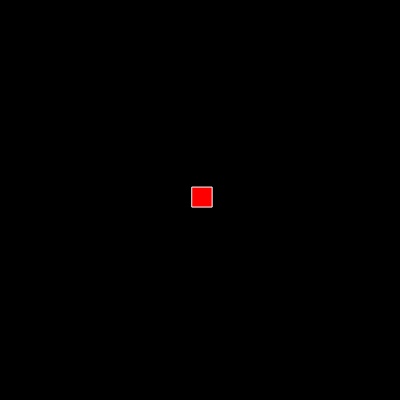
Frame 1 (no input)
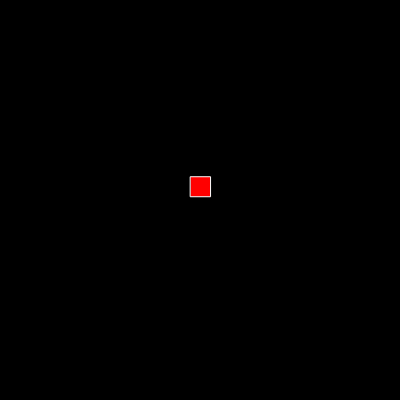
Frame 60 (no input)
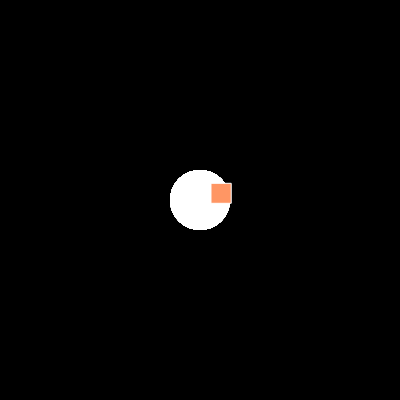
Frame 120 (the mouse pressed at the canvas centre since frame 60)

The p5.js sketch that drew these frames (run headless with seeded random() and noise() and a simulated clock; from frame 60 on, the mouse is pressed at the canvas centre):

// p5.js sketch
// ── sketch.js

let x = 200;
let y = 200;
let extraCanvas;

function setup() {
  createCanvas(400, 400);
  extraCanvas = createGraphics(400, 400); //Creating an addition canvas: useful if your want some things to trail but not others
  extraCanvas.clear();
  background(0);
}

function draw() {


  //no trails
  background(0);
  x += random(-5, 5);
  y += random(-5, 5);
  fill(255, 0, 0);


  if (mouseIsPressed) {
    fill(255, 150, 100);
    extraCanvas.noStroke();
    extraCanvas.ellipse(mouseX, mouseY, 60, 60);
  }

  image(extraCanvas, 0, 0)

  stroke(255);
  rectMode(CENTER);
  rect(x, y, 20, 20);


}
